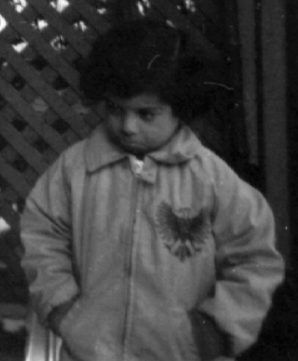
#> input picture 画像編集/sample.png, 298 x 361 px
$ python edge.py
#> lines starting #> are read from the running program, lines starting #| are printed output that depends on the picture
from PIL import Image
import numpy as np
import matplotlib.pyplot as plt

pic = Image.open("sample.png")
#> pic is the input picture: PIL image 298x361 RGB; min 1, max 254, mean 62
pic = pic.convert(mode="L")
#> pic: PIL image 298x361 L
pic = np.array(pic)
h,w = pic.shape[0],pic.shape[1]
#> h = 361; w = 298
dst = np.zeros((h,w))

for y in range(h-2):
    for x in range(w-2):
        dst[y][x] = abs(int(pic[y+1][x+1])-int(pic[y+2][x+1]))+abs(int(pic[y+1][x+1])-int(pic[y][x+1]))
        dst[y][x] = dst[y][x] + abs(int(pic[y+1][x+1])-int(pic[y+1][x+2])) + abs(int(pic[y+1][x+1])-int(pic[y+1][x]))
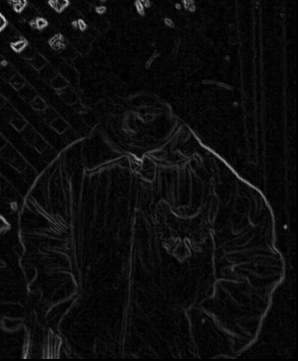
#> dst: shape (361, 298) float64; min 0, max 208, mean 12.3
plt.imshow(dst, cmap="gray")
plt.savefig("edge1.png")
plt.show()

dst2=np.zeros((h,w))
for y in range(len(dst)-2):
    for x in range(len(dst[y])-2):
        dst2[y][x]=(int(dst[y+1][x+1])-int(dst[y+2][x+1]))+(int(dst[y+1][x+1])-int(dst[y][x+1]))
        dst2[y][x]=dst[y][x]+(int(dst[y+1][x+1])-int(dst[y+1][x+2]))+(int(dst[y+1][x+1])-int(dst[y+1][x]))
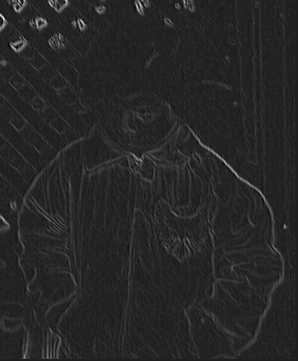
#> dst2: shape (361, 298) float64; min -49, max 350, mean 12.3; drawn with min black and max white
plt.imshow(dst2,cmap="gray")
plt.savefig("edge2.png")
plt.show()

dst3=dst2+pic
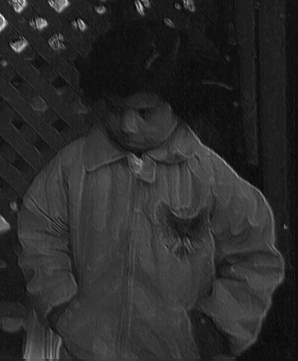
#> dst3: shape (361, 298) float64; min -20, max 535, mean 74.3; drawn with min black and max white
dst3=(dst3-min(dst3.flatten()))/(max(dst3.flatten())-min(dst3.flatten()))
dst3=dst3*255
plt.imshow(dst3,cmap="gray")
plt.savefig("edge3.png")
plt.show()

for y in range(h-2):
    for x in range(w-2):
        dst[y][x]=(int(pic[y+1][x+1])-int(pic[y+2][x+1]))+(int(pic[y+1][x+1])-int(pic[y][x+1]))
        dst[y][x]=dst[y][x]+(int(pic[y+1][x+1])-int(pic[y+1][x+2]))+(int(pic[y+1][x+1])-int(pic[y+1][x]))
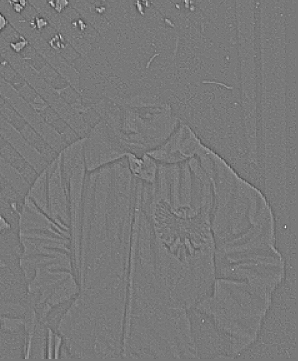
#> dst: shape (361, 298) float64; min -114, max 125, mean 0; drawn with min black and max white
dst4=pic+dst
dst4=(dst4-min(dst4.flatten()))/(max(dst4.flatten())-min(dst4.flatten()))
dst4=dst4*255
plt.imshow(dst4,cmap="gray")
plt.savefig("edge4.png")
plt.show()

$ run again, with 画像編集/ave_gaussnoise.png copied over 画像編集/sample.png
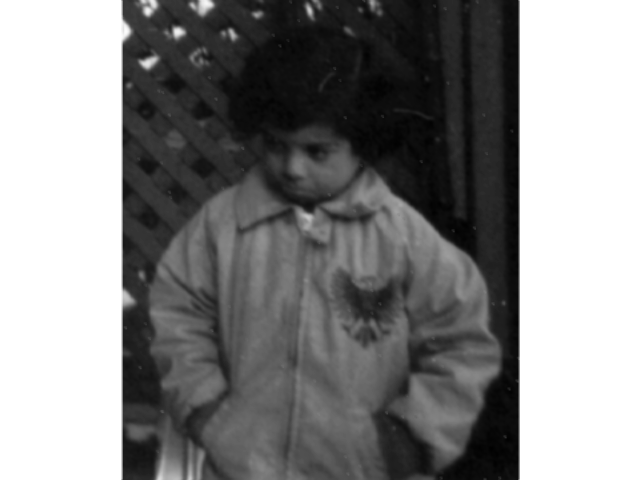
#> input picture 画像編集/ave_gaussnoise.png, 640 x 480 px
#> pic is the input picture: PIL image 640x480 RGBA; mean R, G, B, A 134.4, 134.4, 134.4, 255
#> pic: PIL image 640x480 L
#> after the loop `for y in range(h-2):`:
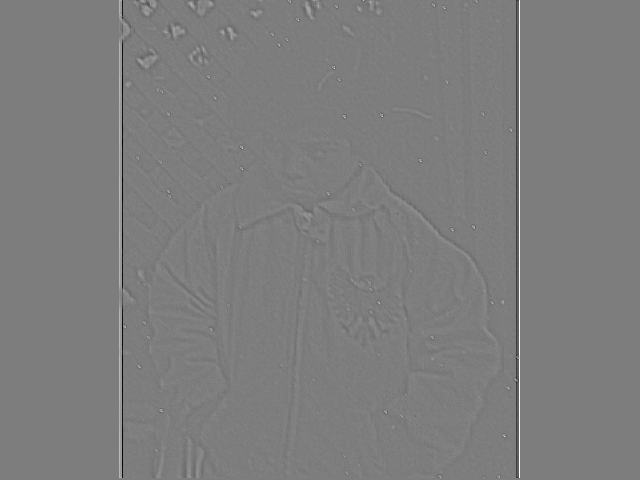
#> dst: shape (480, 640) float64; min -109, max 112, mean 0; drawn with min black and max white
#> `dst4=pic+dst`:
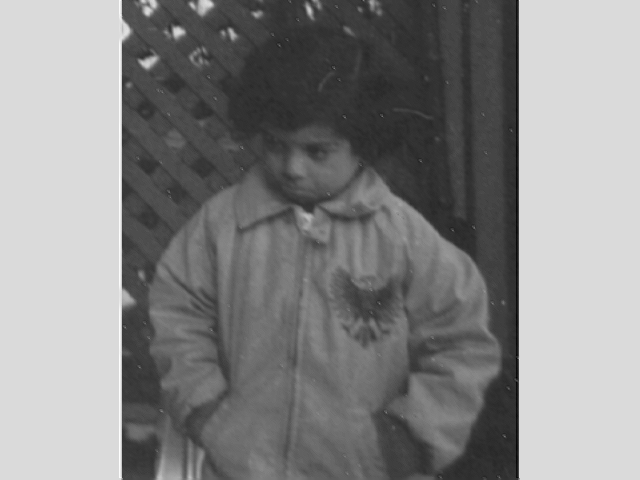
#> dst4: shape (480, 640) float64; min -60, max 308, mean 134.4; drawn with min black and max white
